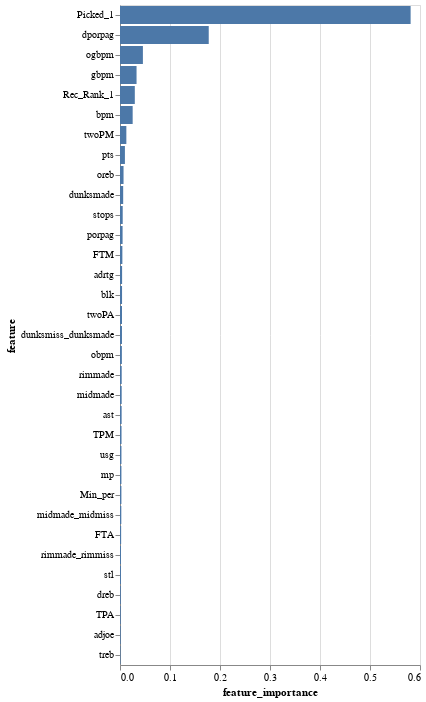

This figure's notebook cell:
### Code cell
#Visualize the feature importance
import altair as alt

alt.Chart(feat_imp_rf_df).mark_bar().encode(
    x='feature_importance',
    y=alt.Y("feature", sort='-x'),
    tooltip=['feature','feature_importance']
)

### Figure 1 — Vega-Lite specification as saved in the notebook (floating-point values rounded to 4 significant figures)
{"config": {"view": {"continuousWidth": 300, "continuousHeight": 300}}, "data": {"name": "data-3316690988fdfd1544b6b005591ae0bf"}, "mark": {"type": "bar"}, "encoding": {"tooltip": [{"field": "feature", "type": "nominal"}, {"field": "feature_importance", "type": "quantitative"}], "x": {"field": "feature_importance", "type": "quantitative"}, "y": {"field": "feature", "sort": "-x", "type": "nominal"}}, "$schema": "https://vega.github.io/schema/vega-lite/v5.20.1.json", "datasets": {"data-3316690988fdfd1544b6b005591ae0bf": [{"feature": "Picked_1", "feature_importance": 0.5812}, {"feature": "dporpag", "feature_importance": 0.1775}, {"feature": "ogbpm", "feature_importance": 0.0458}, {"feature": "gbpm", "feature_importance": 0.0331}, {"feature": "Rec_Rank_1", "feature_importance": 0.02963}, {"feature": "bpm", "feature_importance": 0.02533}, {"feature": "twoPM", "feature_importance": 0.01269}, {"feature": "pts", "feature_importance": 0.009842}, {"feature": "oreb", "feature_importance": 0.00708}, {"feature": "dunksmade", "feature_importance": 0.006359}, {"feature": "stops", "feature_importance": 0.005434}, {"feature": "porpag", "feature_importance": 0.005184}, {"feature": "FTM", "feature_importance": 0.004748}, {"feature": "adrtg", "feature_importance": 0.004205}, {"feature": "blk", "feature_importance": 0.004104}, {"feature": "twoPA", "feature_importance": 0.004006}, {"feature": "dunksmiss_dunksmade", "feature_importance": 0.003938}, {"feature": "obpm", "feature_importance": 0.003752}, {"feature": "rimmade", "feature_importance": 0.003405}, {"feature": "midmade", "feature_importance": 0.003355}, {"feature": "ast", "feature_importance": 0.00327}, {"feature": "TPM", "feature_importance": 0.003051}, {"feature": "usg", "feature_importance": 0.002894}, {"feature": "mp", "feature_importance": 0.00284}, {"feature": "Min_per", "feature_importance": 0.002795}, {"feature": "midmade_midmiss", "feature_importance": 0.002603}, {"feature": "FTA", "feature_importance": 0.002269}, {"feature": "rimmade_rimmiss", "feature_importance": 0.001989}, {"feature": "stl", "feature_importance": 0.001952}, {"feature": "dreb", "feature_importance": 0.001635}, {"feature": "TPA", "feature_importance": 0.001516}, {"feature": "adjoe", "feature_importance": 0.001429}, {"feature": "treb", "feature_importance": 0.001077}]}}
